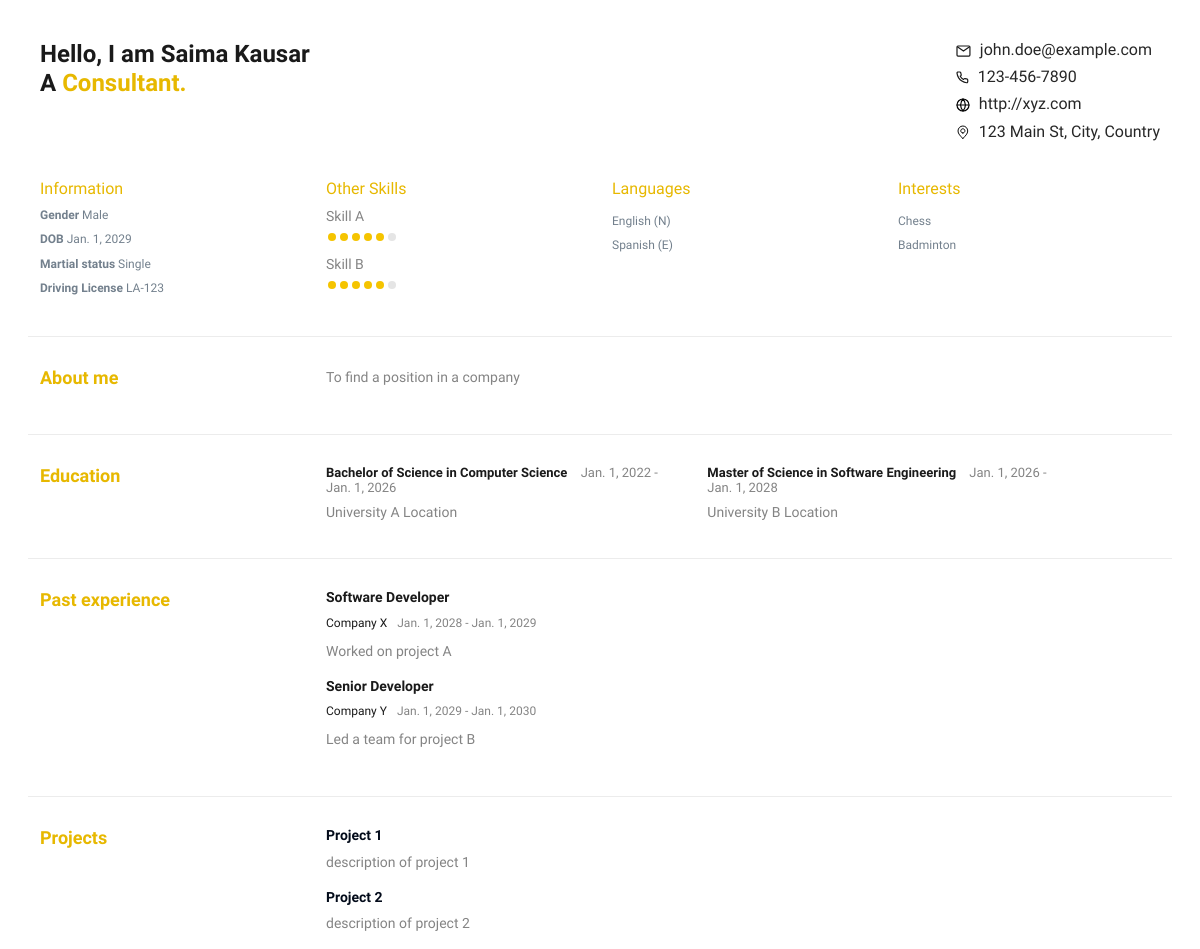
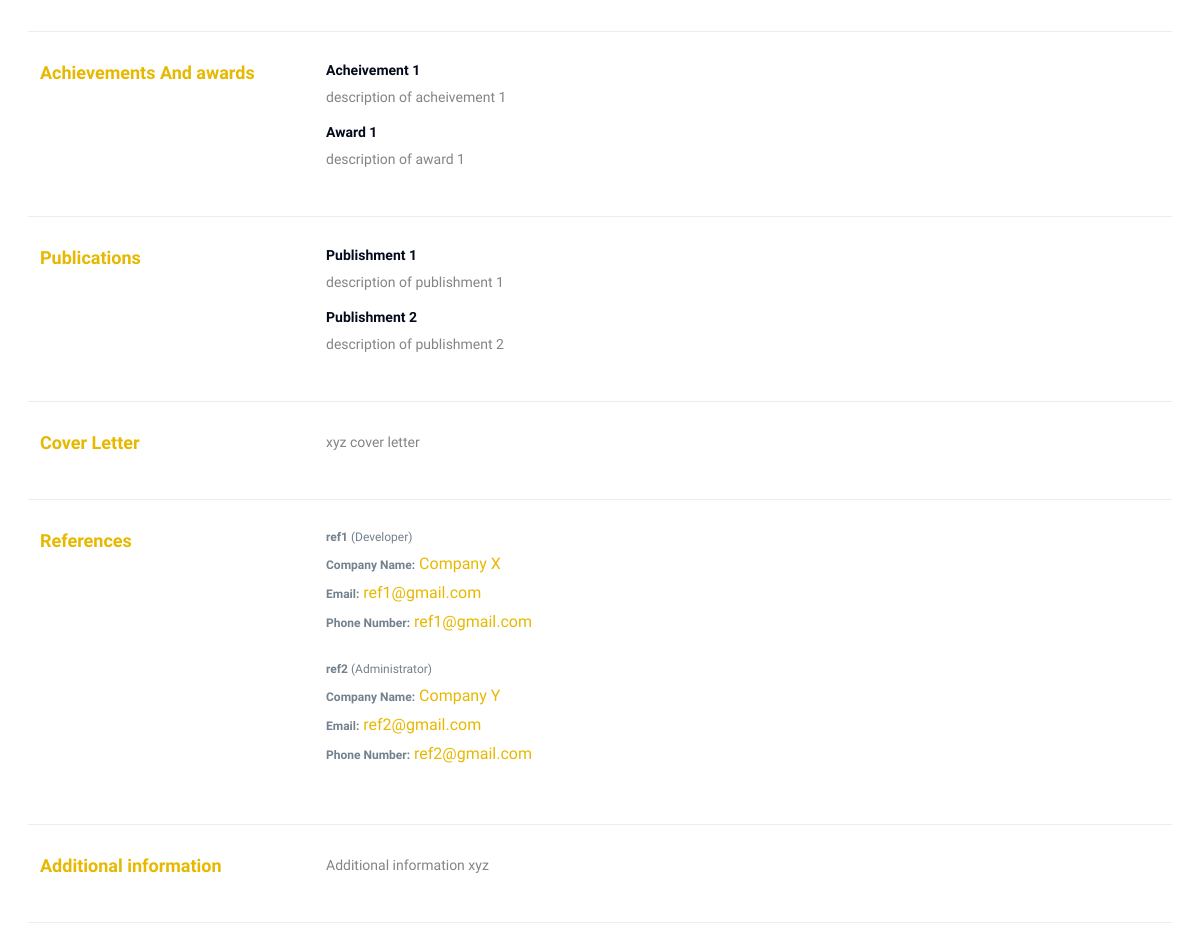
The page /cv4/8/ on the database its author committed (2 pictures, top to bottom).
### api/models.py (models this page shows, shortened)
class BasicInformation(models.Model):
    GENDER_CHOICES = [
        ('Male', 'Male'),
        ('Female', 'Female'),
    ]
    MARITAL_STATUS_CHOICES = [
        ('Single', 'Single'),
        ('Married', 'Married'),
    ]
    user = models.OneToOneField(User, on_delete=models.CASCADE)
    first_name = models.CharField(max_length=255)
    last_name = models.CharField(max_length=255)
    image = models.ImageField(upload_to='images/', blank=True, null=True)
    designation = models.CharField(max_length=255, null=True, blank=True)
    cv_email = models.EmailField()
    phone = models.CharField(max_length=20)
    address = models.TextField(null=True, blank=True)
    industry_knowledge = models.ManyToManyField('IndustryKnowledge', blank=True)
    tools = models.ManyToManyField('Tool', blank=True)
    other_skills = models.ManyToManyField('OtherSkill', blank=True)
    languages = models.ManyToManyField('Language', blank=True)
    social = models.JSONField(default=dict, blank=True, null=True)
    educations = models.ManyToManyField('Education', blank=True)
    experiences = models.ManyToManyField('Experience', blank=True)
    objective = models.CharField(max_length=1000, null=True, blank=True)
    projects = models.ManyToManyField('Project', blank=True)
    gender = models.CharField(max_length=10, choices=GENDER_CHOICES, null=True, blank=True)
    date_of_birth = models.DateField(null=True, blank=True)
    marital_status = models.CharField(max_length=10, choices=MARITAL_STATUS_CHOICES, null=True, blank=True)
    driving_license = models.CharField(max_length=20, null=True, blank=True)
    interests = models.ManyToManyField('Interest', blank=True)
    activities = models.ManyToManyField('Activity', blank=True)
    website = models.URLField(blank=True, null=True)
    achievements_and_awards = models.ManyToManyField('AchievementAndAward', blank=True)
    publications = models.ManyToManyField('Publication', blank=True)
    cover_letter = models.TextField(null=True, blank=True)
    references = models.ManyToManyField('Reference', blank=True)
    additional_info = models.TextField(null=True, blank=True)
    template = models.ManyToManyField(Template)

class OtherSkill(models.Model):
    name = models.CharField(max_length=255, null=True, blank=True)
    rating = models.PositiveIntegerField(choices=[(i, str(i)) for i in range(1, 5)], null=True, blank=True)

class Language(models.Model):
    name = models.CharField(max_length=255,null=True, blank=True)
    proficiency_choices = [
        ('E', 'Elementary'),
        ('L', 'Limited Working'),
        ('C', 'Conversational'),
        ('F', 'Fluent'),
        ('N', 'Native'),
    ]
    proficiency = models.CharField(max_length=1, choices=proficiency_choices,null=True, blank=True)

class Interest(models.Model):
    name = models.CharField(max_length=255, null=True, blank=True)

class Education(models.Model):
    name = models.CharField(max_length=255, null=True, blank=True)
    school = models.CharField(max_length=255, null=True, blank=True)
    icon = models.ImageField(default=None, blank=True, null=True)
    location = models.TextField(null=True, blank=True)
    start_at = models.DateField(null=True, blank=True)
    end_at = models.DateField(null=True, blank=True)

class Experience(models.Model):
    designation = models.CharField(max_length=255, null=True, blank=True)
    company_name = models.CharField(max_length=255, null=True, blank=True)
    start_at = models.DateField(null=True, blank=True)
    end_at = models.DateField(null=True, blank=True)
    description = models.TextField(null=True, blank=True)
    location = models.TextField(null=True, blank=True)

class Project(models.Model):
    title = models.CharField(max_length=255, null=True, blank=True)
    description = models.TextField(null=True, blank=True)

class AchievementAndAward(models.Model):
    name = models.CharField(max_length=255, null=True, blank=True)
    description = models.TextField(null=True, blank=True)

class Publication(models.Model):
    name = models.CharField(max_length=255, null=True, blank=True)
    description = models.TextField(null=True, blank=True)

class Reference(models.Model):
    name = models.CharField(max_length=255, null=True, blank=True)
    designation = models.CharField(max_length=255, null=True, blank=True)
    company_name = models.CharField(max_length=255, null=True, blank=True)
    email = models.EmailField(null=True, blank=True)
    phone = models.CharField(max_length=20, null=True, blank=True)

### web/views.py (the view)
# urls.py: path('cv4/<int:cv_id>/', cv_detail_4, name='cv_detail_4'),
def cv_detail_4(request, cv_id):
    cv = BasicInformation.objects.get(pk=cv_id)
    return render(request, 'template4.html', context={'cv': cv})

### web/templates/template4.html (shortened to what this page needs)
{% load static %}
<!DOCTYPE html>
<html lang="en">
<head>
    <link href="https://cdn.jsdelivr.net/npm/bootstrap@5.0.2/dist/css/bootstrap.min.css" rel="stylesheet"
>
</head>
<body>
<div class="container-fluid">
    <div>
        <div class="row">
            <div class="col-8">
                <div class="name_div row" style="display: flex;align-items: center">
                    <div class="col-12">
                        <h6>
                            Hello, I am {{ cv.first_name }} {{ cv.last_name }}<br>
                            A <span style="color: #E7B800">
                            {{ cv.designation }}.
                        </span>
                        </h6>
                    </div>
                </div>
            </div>
            <div class="col-4" style="display: flex;justify-content: end">
                <div class="industry">
                    <h2 class="left_headings">
                        <span>{{ cv.cv_email }}</span>
                    </h2>
                    <h2 class="left_headings">
                        <span>{{ cv.phone }}</span>
                    </h2>
                    <h2 class="left_headings">
                        <span>{{ cv.website }}</span>
                    </h2>
                    <h2 class="left_headings">
                        <span>{{ cv.address }}</span>
                    </h2>
                </div>
            </div>
        </div>
        <div class="row information_div">
            <div class="col-3">
                <h6>Information</h6>
                <h5>Gender<span> {{ cv.gender }}</span></h5>
                <h5>DOB<span> {{ cv.date_of_birth }}</span></h5>
                <h5>Martial status<span> {{ cv.marital_status }}</span></h5>
                <h5>Driving License<span> {{ cv.driving_license }}</span></h5>
            </div>
            <div class="col-3">
                <h6>Other Skills</h6>
                <div>
                    {% for skill in cv.other_skills.all %}
                        <div style="width: 100px">
                            <h2 class="left_data">{{ skill.name }}</h2>
                        </div>
                        <div style="width: 300px; margin-bottom: 15px">
                            <ul class="rating">
                                <li class="active"></li>
                                <li class="active"></li>
                                <li class="active"></li>
                                <li class="active"></li>
                                <li class="active"></li>
                                <li></li>
                            </ul>
                        </div>
                    {% endfor %}
                </div>
            </div>
            <div class="col-3">
                <h6>Languages</h6>
                {% for lang in cv.languages.all %}
                    <span> {{ lang.name }} ({{ lang.proficiency }})</span><br>
                {% endfor %}
            </div>
            <div class="col-3">
                <h6>Interests</h6>
                {% for interest in cv.interests.all %}
                    <span> {{ interest.name }}</span><br>
                {% endfor %}
            </div>
        </div>
        <div class="row information_div">
            <div class="col-3">
                <h4>About me</h4>
            </div>
            <div class="col-9">
                <p>{{ cv.objective }}</p>
            </div>
        </div>
        <div class="row information_div">
            <div class="col-3">
                <h4>Education</h4>
            </div>
            {% for edu in cv.educations.all %}
                <div class="col-4">
                    <h3>{{ edu.name }}<span>  {{ edu.start_at }} - {{ edu.end_at }}</span></h3>
                    <h2>{{ edu.location }}</h2>
                </div>
            {% endfor %}
        </div>
        <div class="row information_div">
            <div class="col-3">
                <h4>Past experience</h4>
            </div>
            <div class="col-9">
                {% for experience in cv.experiences.all %}
                    <div class="experience">
                        <h6>{{ experience.designation }}</h6>
                        <h5>{{ experience.company_name }}<span>{{ experience.start_at }} - {{ experience.end_at }}</span>
                        </h5>
                        <p>{{ experience.description }}</p>
                    </div>
                {% endfor %}
            </div>
        </div>
        <div class="row information_div">
            <div class="col-3">
                <h4>Projects</h4>
            </div>
            <div class="col-9">
                {% for project in cv.projects.all %}
                    <div style="margin-bottom: 15px">
                        <h1>{{ project.title }}</h1>
                        <p>{{ project.description }}</p>
                    </div>
                {% endfor %}
            </div>
        </div>
        <div class="row information_div">
            <div class="col-3">
                <h4>Achievements And awards</h4>
            </div>
            <div class="col-9">
                {% for achievement in cv.achievements_and_awards.all %}
                    <div style="margin-bottom: 15px">
                        <h1>{{ achievement.name }}</h1>
                        <p>{{ achievement.description }}</p>
                    </div>
                {% endfor %}
            </div>
        </div>
        <div class="row information_div">
            <div class="col-3">
                <h4>Publications</h4>
            </div>
            <div class="col-9">
                {% for public in cv.publications.all %}
                    <div style="margin-bottom: 15px">
                        <h1>{{ public.name }}</h1>
                        <p>{{ public.description }}</p>
                    </div>
                {% endfor %}
            </div>
        </div>
        <div class="row information_div">
            <div class="col-3">
                <h4>Cover Letter</h4>
            </div>
            <div class="col-9">
                <div style="margin-bottom: 15px">
                    <p>{{ cv.cover_letter }}
                    </p>
                </div>
            </div>
        </div>
        <div class="row information_div">
            <div class="col-3">
                <h4>References</h4>
            </div>
            <div class="col-9">
                {% for refer in cv.references.all %}
                    <div class="experience_div" style="margin-bottom: 30px">
                        <h5 class="experience_desgnation">{{ refer.name }} <span
                                style="font-weight: 400">({{ refer.designation }})</span></h5>
                        <h6 class="experience_company"><span
                                style="font-weight: 700">Company Name:</span> {{ refer.company_name }}
                        </h6>
                        <h6 class="experience_company"><span style="font-weight: 700">Email:</span> {{ refer.email }}
                        </h6>
                        <h6 class="experience_company"><span
                                style="font-weight: 700">Phone Number:</span> {{ refer.email }}
                        </h6>
                    </div>
                {% endfor %}
            </div>
        </div>
        <div class="row information_div">
            <div class="col-3">
                <h4>Additional information</h4>
            </div>
            <div class="col-9">
                <div style="margin-bottom: 15px">
                    <p>{{ cv.additional_info }}
                    </p>
                </div>
            </div>
        </div>
    </div>
</div>
</body>
</html>

### web/templates/template4.html (style rules this page uses)
body { font-family: 'Arial', sans-serif; }
.container-fluid { padding: 40px; }
.name_div h6 { font-size: 24px; font-weight: 600; color: #1A1A1A; }
.left_headings { color: #272727; font-size: 16px; font-weight: 400; }
svg { margin-right: 5px; }
.left_headings span { text-align: center; }
.information_div { padding: 30px 0px; border-bottom: 1px solid #ECECEC; }
.information_div h6 { font-size: 16px; font-weight: 500; color: #E7B800; margin-bottom: 10px; }
.information_div h5 { font-size: 12px; font-weight: 700; color: #73808D; margin-bottom: 10px; }
.information_div span { font-weight: 400; font-size: 12px; color: #73808D; }
.left_data { font-weight: 400; font-size: 14px; color: #73808D; }
.rating { display: flex; margin: 0px; padding: 0px; }
.rating li { list-style: none; height: 8px; width: 8px; background: #E5E5E5; border-radius: 50px; margin: 0px 2px; }
.active { background: #F5C400 !important; }
.information_div h4 { font-size: 18px; font-weight: 600; color: #E7B800; }
.information_div p { font-size: 14px; font-weight: 400; color: #848484; }
.information_div h3 { font-size: 13px; font-weight: 600; color: #1A1A1A; }
.information_div h3 span { font-size: 13px; font-weight: 400; color: #848484; margin-left: 10px; }
.information_div h2 { font-size: 14px; font-weight: 400; color: #848484; }
.experience { margin-bottom: 15px; }
.experience h6 { font-size: 14px; font-weight: 600; color: #1A1A1A; }
.experience h5 { color: #1A1A1A; font-size: 12px; font-weight: 500; }
.experience h5 span { color: #848484; font-weight: 400; margin-left: 10px; }
.information_div h1 { font-size: 14px; font-weight: 700; color: #030B1A; }

### rows shown on the page
BasicInformation: first_name "Saima", last_name "Kausar", designation "Consultant", cv_email "john.doe@example.com", phone "123-456-7890", website "http://xyz.com", address "123 Main St, City, Country", gender "Male", date_of_birth "Jan. 1, 2029", marital_status "Single", driving_license "LA-123", objective "To find a position in a company", cover_letter "xyz cover letter", additional_info "Additional information xyz"
OtherSkill: name "Skill A"
OtherSkill: name "Skill B"
Language: name "English", proficiency "N"
Language: name "Spanish", proficiency "E"
Interest: name "Chess"
Interest: name "Badminton"
Education: name "Bachelor of Science in Computer Science", start_at "Jan. 1, 2022", end_at "Jan. 1, 2026", location "University A Location"
Education: name "Master of Science in Software Engineering", start_at "Jan. 1, 2026", end_at "Jan. 1, 2028", location "University B Location"
Experience: designation "Software Developer", company_name "Company X", start_at "Jan. 1, 2028", end_at "Jan. 1, 2029", description "Worked on project A"
Experience: designation "Senior Developer", company_name "Company Y", start_at "Jan. 1, 2029", end_at "Jan. 1, 2030", description "Led a team for project B"
Project: title "Project 1", description "description of project 1"
Project: title "Project 2", description "description of project 2"
AchievementAndAward: name "Acheivement 1", description "description of acheivement 1"
AchievementAndAward: name "Award 1", description "description of award 1"
Publication: name "Publishment 1", description "description of publishment 1"
Publication: name "Publishment 2", description "description of publishment 2"
Reference: name "ref1", designation "Developer", company_name "Company X", email "ref1@gmail.com"
Reference: name "ref2", designation "Administrator", company_name "Company Y", email "ref2@gmail.com"
